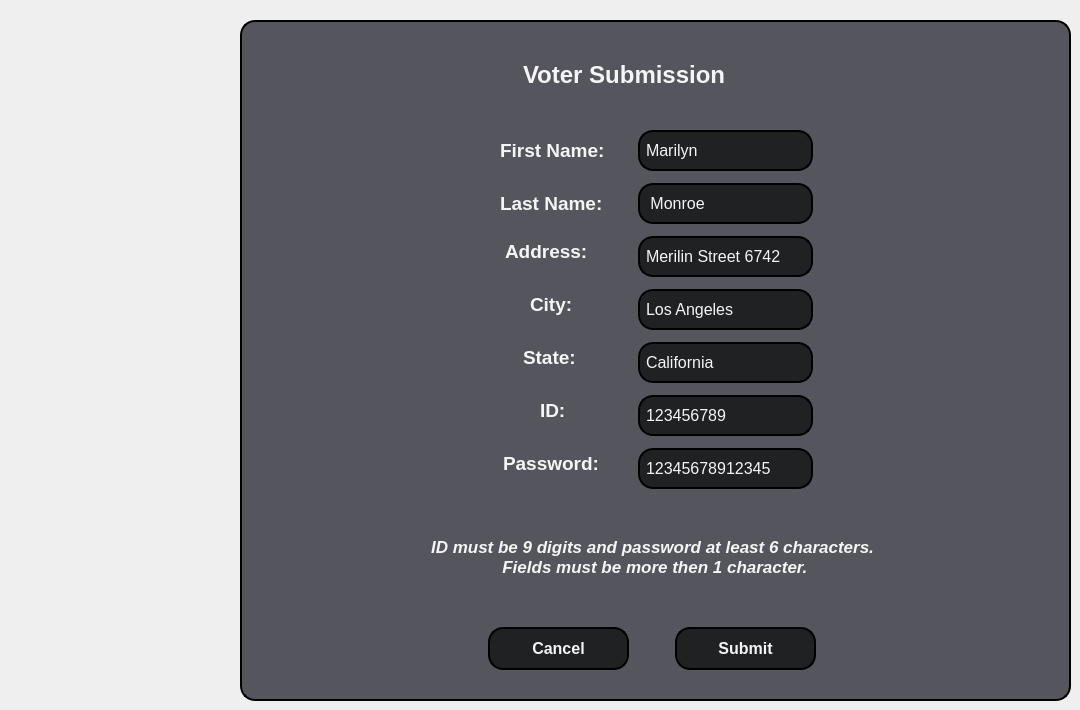
    <widget class="QWidget" name="page2">
     <widget class="QFrame" name="voterFrame2">
      <property name="geometry">
       <rect>
        <x>240</x>
        <y>20</y>
        <width>831</width>
        <height>681</height>
       </rect>
      </property>
      <property name="maximumSize">
       <size>
        <width>861</width>
        <height>700</height>
       </size>
      </property>
      <property name="styleSheet">
       <string notr="true">#voterFrame2 {
   background-color: rgba(46, 47, 56, 0.8);
   border-radius: 15px;
   border-style: outset;
   border-width: 2px;
   border-radius: 15px;
   border-color: black;
   padding: 4px;
}
</string>
      </property>
      <property name="frameShape">
       <enum>QFrame::Shape::StyledPanel</enum>
      </property>
      <property name="frameShadow">
       <enum>QFrame::Shadow::Raised</enum>
      </property>
      <widget class="QFrame" name="verticalFrame_2">
       <property name="geometry">
        <rect>
         <x>80</x>
         <y>20</y>
         <width>666</width>
         <height>641</height>
        </rect>
       </property>
       <property name="styleSheet">
        <string notr="true">   background-color: none;
   color: rgb(245,245,245);
   border: none;</string>
       </property>
       <layout class="QVBoxLayout" name="verticalLayout_5">
        <item>
         <widget class="QFrame" name="horizontalFrame_12">
          <property name="minimumSize">
           <size>
            <width>0</width>
            <height>51</height>
           </size>
          </property>
          <property name="maximumSize">
           <size>
            <width>16777215</width>
            <height>51</height>
           </size>
          </property>
          <property name="styleSheet">
           <string notr="true">   background-color: none;
   color: rgb(245,245,245);
   border: none;</string>
          </property>
          <layout class="QHBoxLayout" name="horizontalLayout_19">
           <item>
            <spacer name="horizontalSpacer_45">
             <property name="orientation">
              <enum>Qt::Orientation::Horizontal</enum>
             </property>
             <property name="sizeType">
              <enum>QSizePolicy::Policy::Fixed</enum>
             </property>
             <property name="sizeHint" stdset="0">
              <size>
               <width>170</width>
               <height>20</height>
              </size>
             </property>
            </spacer>
           </item>
           <item>
            <widget class="QLabel" name="VoterSubmissionLabel">
             <property name="maximumSize">
              <size>
               <width>260</width>
               <height>51</height>
              </size>
             </property>
             <property name="font">
              <font>
               <family>Arial</family>
               <pointsize>18</pointsize>
               <italic>false</italic>
               <bold>true</bold>
              </font>
             </property>
             <property name="styleSheet">
              <string notr="true">QLabel {
   color: rgb(245,245,245);
}</string>
             </property>
             <property name="text">
              <string>Voter Submission</string>
             </property>
            </widget>
           </item>
           <item>
            <spacer name="horizontalSpacer_46">
             <property name="orientation">
              <enum>Qt::Orientation::Horizontal</enum>
             </property>
             <property name="sizeType">
              <enum>QSizePolicy::Policy::Fixed</enum>
             </property>
             <property name="sizeHint" stdset="0">
              <size>
               <width>170</width>
               <height>20</height>
              </size>
             </property>
            </spacer>
           </item>
          </layout>
         </widget>
        </item>
        <item>
         <spacer name="verticalSpacer_3">
          <property name="orientation">
           <enum>Qt::Orientation::Vertical</enum>
          </property>
          <property name="sizeType">
           <enum>QSizePolicy::Policy::Fixed</enum>
          </property>
          <property name="sizeHint" stdset="0">
           <size>
            <width>661</width>
            <height>18</height>
           </size>
          </property>
         </spacer>
        </item>
        <item>
         <widget class="QFrame" name="formFrame">
          <property name="styleSheet">
           <string notr="true">   background-color: none;
   color: rgb(245,245,245);
   border: none;</string>
          </property>
          <layout class="QFormLayout" name="formLayout">
           <property name="labelAlignment">
            <set>Qt::AlignmentFlag::AlignCenter</set>
           </property>
           <property name="formAlignment">
            <set>Qt::AlignmentFlag::AlignHCenter|Qt::AlignmentFlag::AlignTop</set>
           </property>
           <property name="horizontalSpacing">
            <number>8</number>
           </property>
           <property name="verticalSpacing">
            <number>8</number>
           </property>
           <property name="topMargin">
            <number>2</number>
           </property>
           <property name="bottomMargin">
            <number>2</number>
           </property>
           <item row="0" column="0">
            <widget class="QLabel" name="FirstNameLabel">
             <property name="minimumSize">
              <size>
               <width>130</width>
               <height>0</height>
              </size>
             </property>
             <property name="maximumSize">
              <size>
               <width>130</width>
               <height>41</height>
              </size>
             </property>
             <property name="font">
              <font>
               <family>Arial</family>
               <pointsize>14</pointsize>
               <italic>false</italic>
               <bold>true</bold>
              </font>
             </property>
             <property name="styleSheet">
              <string notr="true">QLabel {
    background-color: none;
   color: rgb(245,245,245);
   border: none;
}</string>
             </property>
             <property name="text">
              <string>First Name:</string>
             </property>
            </widget>
           </item>
           <item row="0" column="1">
            <widget class="QLineEdit" name="FirstNameLineEdit">
             <property name="sizePolicy">
              <sizepolicy hsizetype="Expanding" vsizetype="Expanding">
               <horstretch>0</horstretch>
               <verstretch>0</verstretch>
              </sizepolicy>
             </property>
             <property name="minimumSize">
              <size>
               <width>175</width>
               <height>41</height>
              </size>
             </property>
             <property name="maximumSize">
              <size>
               <width>175</width>
               <height>41</height>
              </size>
             </property>
             <property name="font">
              <font>
               <family>Arial</family>
               <pointsize>12</pointsize>
              </font>
             </property>
             <property name="styleSheet">
              <string notr="true">QLineEdit {
    background-color: rgba(32,33,35,255);
	color: rgb(245,245,245);
	border-radius: 15px;
	border-style: outset;
	border-width: 2px;
	border-radius: 15px;
	border-color: black;
	padding: 4px;
}</string>
             </property>
             <property name="text">
              <string>Marilyn</string>
             </property>
             <property name="maxLength">
              <number>20</number>
             </property>
            </widget>
           </item>
           <item row="1" column="0">
            <widget class="QLabel" name="LastNameLabel">
             <property name="minimumSize">
              <size>
               <width>130</width>
               <height>0</height>
              </size>
             </property>
             <property name="maximumSize">
              <size>
               <width>135</width>
               <height>41</height>
              </size>
             </property>
             <property name="font">
              <font>
               <family>Arial</family>
               <pointsize>14</pointsize>
               <italic>false</italic>
               <bold>true</bold>
              </font>
             </property>
             <property name="styleSheet">
              <string notr="true">QLabel {
    background-color: none;
   color: rgb(245,245,245);
   border: none;
}</string>
             </property>
             <property name="text">
              <string>Last Name:</string>
             </property>
            </widget>
           </item>
           <item row="1" column="1">
            <widget class="QLineEdit" name="LastNameLineEdit">
             <property name="sizePolicy">
              <sizepolicy hsizetype="Expanding" vsizetype="Expanding">
               <horstretch>0</horstretch>
               <verstretch>0</verstretch>
              </sizepolicy>
             </property>
             <property name="minimumSize">
              <size>
               <width>175</width>
               <height>41</height>
              </size>
             </property>
             <property name="maximumSize">
              <size>
               <width>175</width>
               <height>41</height>
              </size>
             </property>
             <property name="font">
              <font>
               <family>Arial</family>
               <pointsize>12</pointsize>
              </font>
             </property>
             <property name="styleSheet">
              <string notr="true">QLineEdit {
    background-color: rgba(32,33,35,255);
	color: rgb(245,245,245);
	border-radius: 15px;
	border-style: outset;
	border-width: 2px;
	border-radius: 15px;
	border-color: black;
	padding: 4px;
}</string>
             </property>
             <property name="text">
              <string> Monroe</string>
             </property>
             <property name="maxLength">
              <number>20</number>
             </property>
            </widget>
           </item>
           <item row="2" column="0">
            <widget class="QLabel" name="AddressLabel">
             <property name="minimumSize">
              <size>
               <width>120</width>
               <height>0</height>
              </size>
             </property>
             <property name="maximumSize">
              <size>
               <width>135</width>
               <height>31</height>
              </size>
             </property>
             <property name="font">
              <font>
               <family>Arial</family>
               <pointsize>14</pointsize>
               <italic>false</italic>
               <bold>true</bold>
              </font>
             </property>
             <property name="styleSheet">
              <string notr="true">QLabel {
    background-color: none;
   color: rgb(245,245,245);
   border: none;
}</string>
             </property>
             <property name="text">
              <string>Address:</string>
             </property>
            </widget>
           </item>
           <item row="2" column="1">
            <widget class="QLineEdit" name="AddressLineEdit">
             <property name="sizePolicy">
              <sizepolicy hsizetype="Expanding" vsizetype="Expanding">
               <horstretch>0</horstretch>
               <verstretch>0</verstretch>
              </sizepolicy>
             </property>
             <property name="minimumSize">
              <size>
               <width>175</width>
               <height>41</height>
              </size>
             </property>
             <property name="maximumSize">
              <size>
               <width>175</width>
               <height>41</height>
              </size>
             </property>
             <property name="font">
              <font>
               <family>Arial</family>
               <pointsize>12</pointsize>
              </font>
             </property>
             <property name="styleSheet">
              <string notr="true">QLineEdit {
    background-color: rgba(32,33,35,255);
	color: rgb(245,245,245);
	border-radius: 15px;
	border-style: outset;
	border-width: 2px;
	border-radius: 15px;
	border-color: black;
	padding: 4px;
}</string>
             </property>
             <property name="text">
              <string>Merilin Street 6742</string>
             </property>
             <property name="maxLength">
              <number>20</number>
             </property>
            </widget>
           </item>
           <item row="3" column="0">
            <widget class="QLabel" name="CityLabel">
             <property name="minimumSize">
              <size>
               <width>70</width>
               <height>0</height>
              </size>
             </property>
             <property name="maximumSize">
              <size>
               <width>65</width>
               <height>31</height>
              </size>
             </property>
             <property name="font">
              <font>
               <family>Arial</family>
               <pointsize>14</pointsize>
               <italic>false</italic>
               <bold>true</bold>
              </font>
             </property>
             <property name="styleSheet">
              <string notr="true">QLabel {
    background-color: none;
   color: rgb(245,245,245);
   border: none;
}</string>
             </property>
             <property name="text">
              <string>City:</string>
             </property>
            </widget>
           </item>
           <item row="3" column="1">
            <widget class="QLineEdit" name="CityLineEdit">
             <property name="sizePolicy">
              <sizepolicy hsizetype="Expanding" vsizetype="Expanding">
               <horstretch>0</horstretch>
               <verstretch>0</verstretch>
              </sizepolicy>
             </property>
             <property name="minimumSize">
              <size>
               <width>175</width>
               <height>41</height>
              </size>
             </property>
             <property name="maximumSize">
              <size>
               <width>175</width>
               <height>41</height>
              </size>
             </property>
             <property name="font">
              <font>
               <family>Arial</family>
               <pointsize>12</pointsize>
              </font>
             </property>
             <property name="styleSheet">
              <string notr="true">QLineEdit {
    background-color: rgba(32,33,35,255);
	color: rgb(245,245,245);
	border-radius: 15px;
	border-style: outset;
	border-width: 2px;
	border-radius: 15px;
	border-color: black;
	padding: 4px;
}</string>
             </property>
             <property name="text">
              <string>Los Angeles</string>
             </property>
             <property name="maxLength">
              <number>20</number>
             </property>
            </widget>
           </item>
           <item row="4" column="0">
            <widget class="QLabel" name="StateLabel">
             <property name="minimumSize">
              <size>
               <width>85</width>
               <height>0</height>
              </size>
             </property>
             <property name="maximumSize">
              <size>
               <width>70</width>
               <height>31</height>
              </size>
             </property>
             <property name="font">
              <font>
               <family>Arial</family>
               <pointsize>14</pointsize>
               <italic>false</italic>
               <bold>true</bold>
              </font>
             </property>
             <property name="styleSheet">
              <string notr="true">QLabel {
    background-color: none;
   color: rgb(245,245,245);
   border: none;
}</string>
             </property>
             <property name="text">
              <string>State:</string>
             </property>
            </widget>
           </item>
           <item row="4" column="1">
            <widget class="QLineEdit" name="StateLineEdit">
             <property name="sizePolicy">
              <sizepolicy hsizetype="Expanding" vsizetype="Expanding">
               <horstretch>0</horstretch>
               <verstretch>0</verstretch>
              </sizepolicy>
             </property>
             <property name="minimumSize">
              <size>
               <width>175</width>
               <height>41</height>
              </size>
             </property>
             <property name="maximumSize">
              <size>
               <width>175</width>
               <height>41</height>
              </size>
             </property>
             <property name="font">
              <font>
               <family>Arial</family>
               <pointsize>12</pointsize>
              </font>
             </property>
             <property name="styleSheet">
              <string notr="true">QLineEdit {
    background-color: rgba(32,33,35,255);
	color: rgb(245,245,245);
	border-radius: 15px;
	border-style: outset;
	border-width: 2px;
	border-radius: 15px;
	border-color: black;
	padding: 4px;
}</string>
             </property>
             <property name="text">
              <string>California</string>
             </property>
             <property name="maxLength">
              <number>20</number>
             </property>
            </widget>
           </item>
           <item row="5" column="0">
            <widget class="QLabel" name="IdLabel">
             <property name="minimumSize">
              <size>
               <width>50</width>
               <height>0</height>
              </size>
             </property>
             <property name="maximumSize">
              <size>
               <width>35</width>
               <height>31</height>
              </size>
             </property>
             <property name="font">
              <font>
               <family>Arial</family>
               <pointsize>14</pointsize>
               <italic>false</italic>
               <bold>true</bold>
              </font>
             </property>
             <property name="styleSheet">
              <string notr="true">QLabel {
    background-color: none;
   color: rgb(245,245,245);
   border: none;
}</string>
             </property>
             <property name="text">
              <string>ID:</string>
             </property>
            </widget>
           </item>
           <item row="5" column="1">
            <widget class="QLineEdit" name="IdLineEdit">
             <property name="sizePolicy">
              <sizepolicy hsizetype="Expanding" vsizetype="Expanding">
               <horstretch>0</horstretch>
               <verstretch>0</verstretch>
              </sizepolicy>
             </property>
             <property name="minimumSize">
              <size>
               <width>175</width>
               <height>41</height>
              </size>
             </property>
             <property name="maximumSize">
              <size>
               <width>175</width>
               <height>41</height>
              </size>
             </property>
             <property name="font">
              <font>
               <family>Arial</family>
               <pointsize>12</pointsize>
              </font>
             </property>
             <property name="styleSheet">
              <string notr="true">QLineEdit {
    background-color: rgba(32,33,35,255);
	color: rgb(245,245,245);
	border-radius: 15px;
	border-style: outset;
	border-width: 2px;
	border-radius: 15px;
	border-color: black;
	padding: 4px;
}</string>
             </property>
             <property name="text">
              <string>123456789</string>
             </property>
             <property name="maxLength">
              <number>9</number>
             </property>
            </widget>
           </item>
           <item row="6" column="0">
            <widget class="QLabel" name="PassLabel">
             <property name="minimumSize">
              <size>
               <width>125</width>
               <height>31</height>
              </size>
             </property>
             <property name="maximumSize">
              <size>
               <width>125</width>
               <height>31</height>
              </size>
             </property>
             <property name="font">
              <font>
               <family>Arial</family>
               <pointsize>14</pointsize>
               <italic>false</italic>
               <bold>true</bold>
              </font>
             </property>
             <property name="styleSheet">
              <string notr="true">QLabel {
   color: rgb(245,245,245);
}</string>
             </property>
             <property name="text">
              <string>Password:</string>
             </property>
            </widget>
           </item>
           <item row="6" column="1">
            <widget class="QLineEdit" name="PassLineEdit">
             <property name="sizePolicy">
              <sizepolicy hsizetype="Expanding" vsizetype="Expanding">
               <horstretch>0</horstretch>
               <verstretch>0</verstretch>
              </sizepolicy>
             </property>
             <property name="minimumSize">
              <size>
               <width>175</width>
               <height>41</height>
              </size>
             </property>
             <property name="maximumSize">
              <size>
               <width>175</width>
               <height>41</height>
              </size>
             </property>
             <property name="font">
              <font>
               <family>Arial</family>
               <pointsize>12</pointsize>
              </font>
             </property>
             <property name="styleSheet">
              <string notr="true">QLineEdit {
    background-color: rgba(32,33,35,255);
	color: rgb(245,245,245);
	border-radius: 15px;
	border-style: outset;
	border-width: 2px;
	border-radius: 15px;
	border-color: black;
	padding: 4px;
}</string>
             </property>
             <property name="text">
              <string>12345678912345</string>
             </property>
             <property name="maxLength">
              <number>16</number>
             </property>
             <property name="cursorPosition">
              <number>14</number>
             </property>
            </widget>
           </item>
          </layout>
         </widget>
        </item>
        <item>
         <spacer name="verticalSpacer_4">
          <property name="orientation">
           <enum>Qt::Orientation::Vertical</enum>
          </property>
          <property name="sizeType">
           <enum>QSizePolicy::Policy::Fixed</enum>
          </property>
          <property name="sizeHint" stdset="0">
           <size>
            <width>661</width>
            <height>20</height>
           </size>
          </property>
         </spacer>
        </item>
        <item>
         <widget class="QWidget" name="horizontalWidget_10" native="true">
          <property name="minimumSize">
           <size>
            <width>0</width>
            <height>71</height>
           </size>
          </property>
          <property name="maximumSize">
           <size>
            <width>661</width>
            <height>71</height>
           </size>
          </property>
          <property name="styleSheet">
           <string notr="true">   background-color: none;
   color: rgb(245,245,245);
   border: none;</string>
          </property>
          <layout class="QHBoxLayout" name="horizontalLayout_10">
           <item>
            <spacer name="horizontalSpacer_26">
             <property name="orientation">
              <enum>Qt::Orientation::Horizontal</enum>
             </property>
             <property name="sizeType">
              <enum>QSizePolicy::Policy::Preferred</enum>
             </property>
             <property name="sizeHint" stdset="0">
              <size>
               <width>100</width>
               <height>20</height>
              </size>
             </property>
            </spacer>
           </item>
           <item>
            <widget class="QLabel" name="SubmitInfoLabel">
             <property name="maximumSize">
              <size>
               <width>580</width>
               <height>51</height>
              </size>
             </property>
             <property name="font">
              <font>
               <family>Arial</family>
               <pointsize>13</pointsize>
               <italic>true</italic>
               <bold>true</bold>
              </font>
             </property>
             <property name="styleSheet">
              <string notr="true">QLabel {
   color: rgb(245,245,245);
}</string>
             </property>
             <property name="text">
              <string>ID must be 9 digits and password at least 6 characters.
 Fields must be more then 1 character.</string>
             </property>
             <property name="alignment">
              <set>Qt::AlignmentFlag::AlignCenter</set>
             </property>
            </widget>
           </item>
           <item>
            <spacer name="horizontalSpacer_27">
             <property name="orientation">
              <enum>Qt::Orientation::Horizontal</enum>
             </property>
             <property name="sizeType">
              <enum>QSizePolicy::Policy::Preferred</enum>
             </property>
             <property name="sizeHint" stdset="0">
              <size>
               <width>100</width>
               <height>20</height>
              </size>
             </property>
            </spacer>
           </item>
          </layout>
         </widget>
        </item>
        <item>
         <spacer name="verticalSpacer_5">
          <property name="orientation">
           <enum>Qt::Orientation::Vertical</enum>
          </property>
          <property name="sizeType">
           <enum>QSizePolicy::Policy::Fixed</enum>
          </property>
          <property name="sizeHint" stdset="0">
           <size>
            <width>661</width>
            <height>20</height>
           </size>
          </property>
         </spacer>
        </item>
        <item>
         <widget class="QFrame" name="horizontalFrame_20">
          <property name="minimumSize">
           <size>
            <width>0</width>
            <height>54</height>
           </size>
          </property>
          <property name="maximumSize">
           <size>
            <width>16777215</width>
            <height>54</height>
           </size>
          </property>
          <property name="styleSheet">
           <string notr="true">   background-color: none;
   color: rgb(245,245,245);
   border: none;</string>
          </property>
          <layout class="QHBoxLayout" name="horizontalLayout_27">
           <item>
            <spacer name="horizontalSpacer_61">
             <property name="orientation">
              <enum>Qt::Orientation::Horizontal</enum>
             </property>
             <property name="sizeType">
              <enum>QSizePolicy::Policy::Fixed</enum>
             </property>
             <property name="sizeHint" stdset="0">
              <size>
               <width>150</width>
               <height>20</height>
              </size>
             </property>
            </spacer>
           </item>
           <item>
            <widget class="QPushButton" name="CancelButton">
             <property name="sizePolicy">
              <sizepolicy hsizetype="Expanding" vsizetype="Expanding">
               <horstretch>0</horstretch>
               <verstretch>0</verstretch>
              </sizepolicy>
             </property>
             <property name="minimumSize">
              <size>
               <width>141</width>
               <height>43</height>
              </size>
             </property>
             <property name="maximumSize">
              <size>
               <width>141</width>
               <height>43</height>
              </size>
             </property>
             <property name="font">
              <font>
               <family>Arial</family>
               <pointsize>12</pointsize>
               <bold>true</bold>
              </font>
             </property>
             <property name="cursor">
              <cursorShape>PointingHandCursor</cursorShape>
             </property>
             <property name="styleSheet">
              <string notr="true">QPushButton {
    background-color: rgba(32,33,35,255);
	color: rgb(245,245,245);
	border-radius: 15px;
	border-style: outset;
	border-width: 2px;
	border-radius: 15px;
	border-color: black;
	padding: 4px;
}

QPushButton:hover {
   background-color: rgb(87, 89, 101);
	color: white;
    border-radius: 15px;
	border-style: outset;
	border-width: 2px;
	border-radius: 15px;
	border-color: black;
	padding: 4px;
}

QPushButton:pressed {
   background-color: rgb(177, 185, 187);
	color: white;
}</string>
             </property>
             <property name="text">
              <string>Cancel</string>
             </property>
            </widget>
           </item>
           <item>
            <spacer name="horizontalSpacer_62">
             <property name="orientation">
              <enum>Qt::Orientation::Horizontal</enum>
             </property>
             <property name="sizeType">
              <enum>QSizePolicy::Policy::Fixed</enum>
             </property>
             <property name="sizeHint" stdset="0">
              <size>
               <width>40</width>
               <height>20</height>
              </size>
             </property>
            </spacer>
           </item>
           <item>
            <widget class="QPushButton" name="SubmitButton">
             <property name="sizePolicy">
              <sizepolicy hsizetype="Expanding" vsizetype="Expanding">
               <horstretch>0</horstretch>
               <verstretch>0</verstretch>
              </sizepolicy>
             </property>
             <property name="minimumSize">
              <size>
               <width>141</width>
               <height>43</height>
              </size>
             </property>
             <property name="maximumSize">
              <size>
               <width>141</width>
               <height>43</height>
              </size>
             </property>
             <property name="font">
              <font>
               <family>Arial</family>
               <pointsize>12</pointsize>
               <bold>true</bold>
              </font>
             </property>
             <property name="cursor">
              <cursorShape>PointingHandCursor</cursorShape>
             </property>
             <property name="styleSheet">
              <string notr="true">QPushButton {
    background-color: rgba(32,33,35,255);
	color: rgb(245,245,245);
	border-radius: 15px;
	border-style: outset;
	border-width: 2px;
	border-radius: 15px;
	border-color: black;
	padding: 4px;
}

QPushButton:hover {
   background-color: rgb(87, 89, 101);
	color: white;
    border-radius: 15px;
	border-style: outset;
	border-width: 2px;
	border-radius: 15px;
	border-color: black;
	padding: 4px;
}

QPushButton:pressed {
   background-color: rgb(177, 185, 187);
	color: white;
}</string>
             </property>
             <property name="text">
              <string>Submit</string>
             </property>
            </widget>
           </item>
           <item>
            <spacer name="horizontalSpacer_63">
             <property name="orientation">
              <enum>Qt::Orientation::Horizontal</enum>
             </property>
             <property name="sizeType">
              <enum>QSizePolicy::Policy::Fixed</enum>
             </property>
             <property name="sizeHint" stdset="0">
              <size>
               <width>150</width>
               <height>20</height>
              </size>
             </property>
            </spacer>
           </item>
          </layout>
         </widget>
        </item>
       </layout>
      </widget>
     </widget>
    </widget>
